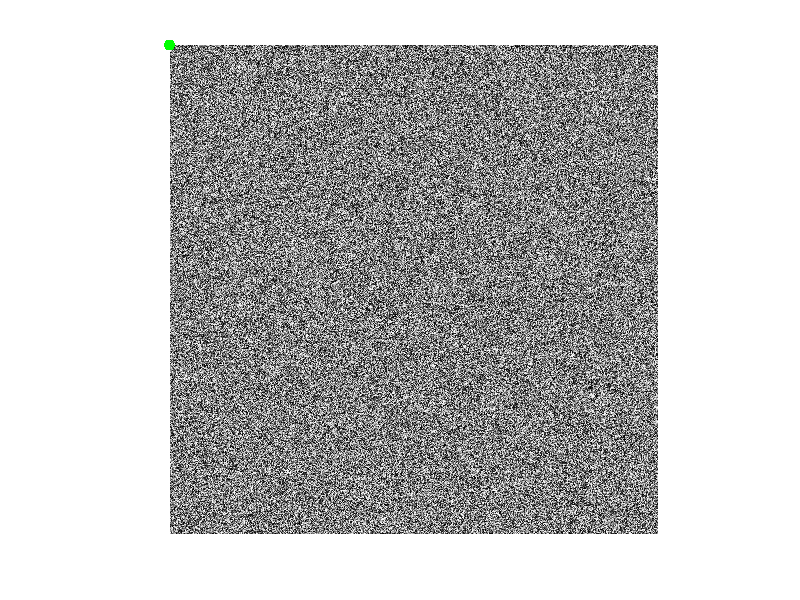

Reproduce this figure in MATLAB.
function trackedLED = processImages
%% Track IR LEDs and Save Tracked Result

%% File Select
imgPath = './Imgs/';
IRFiles = dir(fullfile(imgPath, '*.bmp'));
% NoIRFiles = dir(fullfile(imgPath, '*_NoIR.bmp'));
IRFileName = {IRFiles.name};
% NoIRFileName = {NoIRFiles.name};
numOfImgs = length(IRFiles);

%% Process Each Image
nUnits = 3;
nSamples = 1;

% Preallocate Memory
trackedLED(nUnits).LEDs = struct;
for i = 1:nUnits
    trackedLED(i).Centroid = zeros(nSamples,2);
end

% Image Plot Handles
figure(2);clf;
hIm = imshow(rand(2048));hold on;
hLED = plot(0,0,'g.','MarkerSize',24);
sortMethod = 'ascend';

% Process all the images
for i = 1:numOfImgs
    A = sscanf(IRFileName{i},'Unit%1d-Samp.bmp');
    unitID = A(1) + 1;
    sampID = 1;
    im_IR = imread([imgPath,IRFileName{i}]);
%     im_NoIR = imread([imgPath,NoIRFileName{i}]);
%     seg_im = imquantize(im_NoIR,multithresh(im_NoIR,4));
    bw = im2bw(im_IR, 0.99);
%     thresh = graythresh(im) + 0.1;
%     thresh = 0.6;
    
    % If no LED is found
%     if thresh < 0.1
%         trackedLED(i).LEDs = [];
%         trackedLED(i).Centroid(sampID,:) = [];
%         trackedLED(i).Area(sampID) = [];
%         hIm.CData = double(im) / 255;
% %         hIm.CData = bw;
%         hLED.Color = 'r';
%         hLED.XData = 5;
%         hLED.YData = 5;
%         pause(0.01);
%         continue;
%     end
    
    
    
    % Do blob detection
    stats = regionprops('table',bw,'Centroid','ConvexArea');
%     if ~isempty(stats)
%         stats = stats(stats.ConvexArea > 25,:);
%     end
    
    % Sort and get the largest 6 blobs
    [~,idx] = sort(stats.ConvexArea,'descend');
    if length(idx) > 9
        stats = stats(idx(1:9),:);
    end
    
    % Kmeans clustering, two clusters
    nBlobs = numel(stats.ConvexArea);
    if nBlobs > 2
        trackedLED(unitID).Centroid(sampID,:) = checkThreeClusters(stats.Centroid, sortMethod);
%         [~, C] = kmeans(stats.Centroid,2);
%         [~, idx] = sort(C(:,2),'ascend');
%         trackedLED(unitID).Centroid(sampID,:) = C(idx(1),:);
    elseif nBlobs == 2
        trackedLED(unitID).Centroid(sampID,:) = checkTwoClusters(stats.Centroid);
    elseif nBlobs == 1
%         [~, idx] = sort(stats.Centroid(:,2), sortMethod);
        trackedLED(unitID).Centroid(sampID,:) = stats.Centroid(1,:);
    else
        trackedLED(unitID).LEDs = [];
        trackedLED(unitID).Centroid = zeros(1,2);
%         hIm.CData = double(im) / 255;
%         hLED.Color = 'r';
%         hLED.XData = 5;
%         hLED.YData = 5;
%         pause(0.01);
        continue;
    end
    
%     stats = stats(stats.Centroid(:,2) > 500 & stats.Centroid(:,2) < 1700 & stats.ConvexArea > 300,:);
    
    
    fprintf('LED tracked - idx #%d, Unit #%d, Samp #%02d, n = %d\n', i, unitID, sampID, numel(stats.ConvexArea));
%     if numel(stats.ConvexArea) == 3
% %         trackedLED(i).LEDs = stats;
%         trackedLED(i).Centroid(sampID,:) = mean(stats.Centroid);
%         trackedLED(i).Area(sampID) = mean(stats.ConvexArea);
%         
%     elseif numel(stats.ConvexArea) > 3
%         [~,idx] = sort(stats.Centroid(:,2),'descend');
%         
%         if norm(diff(stats(idx(1:3),:).Centroid(:,2))) > 10
% %             trackedLED(i).LEDs = stats(idx(1),:);
%             trackedLED(i).Centroid(sampID,:) = stats(idx(1),:).Centroid;
%             trackedLED(i).Area(sampID) = stats(idx(1),:).ConvexArea;
%         else
% %             trackedLED(i).LEDs = stats(idx(1:3),:);
%             trackedLED(i).Centroid(sampID,:) = mean(stats(idx(1:3),:).Centroid);
%             trackedLED(i).Area(sampID) = mean(stats(idx(1:3),:).ConvexArea);
%         end
%     elseif ~isempty(stats)
%         [~,idx] = sort(stats.Centroid(:,2),'descend');
% %         trackedLED(i).LEDs = stats(idx(1),:);
%         trackedLED(i).Centroid(sampID,:) = stats(idx(1),:).Centroid;
%         trackedLED(i).Area(sampID) = stats(idx(1),:).ConvexArea;
%     elseif isempty(stats)
%         trackedLED(i).LEDs = [];
%         trackedLED(i).Centroid(sampID) = [];
%         trackedLED(i).Area(sampID) = [];
% %         isTrackSuccess = 0;
%     end
    
    % Update Plot
    hIm.CData = double(im_IR) / 255;
%     hIm.CData = double(im_NoIR) / 255;
%     hIm.CData = bw;
    hLED.Color = 'g';
    hLED.XData = trackedLED(unitID).Centroid(sampID,1);
    hLED.YData = trackedLED(unitID).Centroid(sampID,2);

%     pause();
%     save('Data1.mat','trackedLED');
end

%% Assemble Output Data Structure
% dataSetStr = 'realTime';
% Comment = strcat('DataSet-', dataSetStr);
% SampleTime = datestr(now,'mm-dd-yyyy');
% 
% % Save Data
% save(SampleTime,'trackedLED','SampleTime');

end

function center = checkThreeClusters(centroid, sortMethod)
[idx2, c2] = kmeans(centroid,3);

[c2_sort, idx] = sort(c2(:,2));
if min(diff(c2_sort)) > 80
    % Detected two shadows
    % Use the middle 
    center = mean(centroid(idx2 == idx(2),:),1);
else
    [idx1, c1] = kmeans(centroid,2);
    
    c = [1024,1024];
    dist = [];
    dist(1) = norm(c1(1,:) - c);
    dist(2) = norm(c1(2,:) - c);
    [~, idx] = min(dist);
    center = mean(centroid(idx1 == idx,:),1);
%     % Detected one shadow
%     % Choose the upper one
%     [~, idx] = sort(c1(:,2), sortMethod);
%     center = c1(idx==1,:);
end
end

function center = checkTwoClusters(centroid)

    [idx1, c1] = kmeans(centroid,2);
    
    c = [1024,1024];
    dist = [];
    dist(1) = norm(c1(1,:) - c);
    dist(2) = norm(c1(2,:) - c);
    [~, idx] = min(dist);
    center = mean(centroid(idx1 == idx,:),1);
end